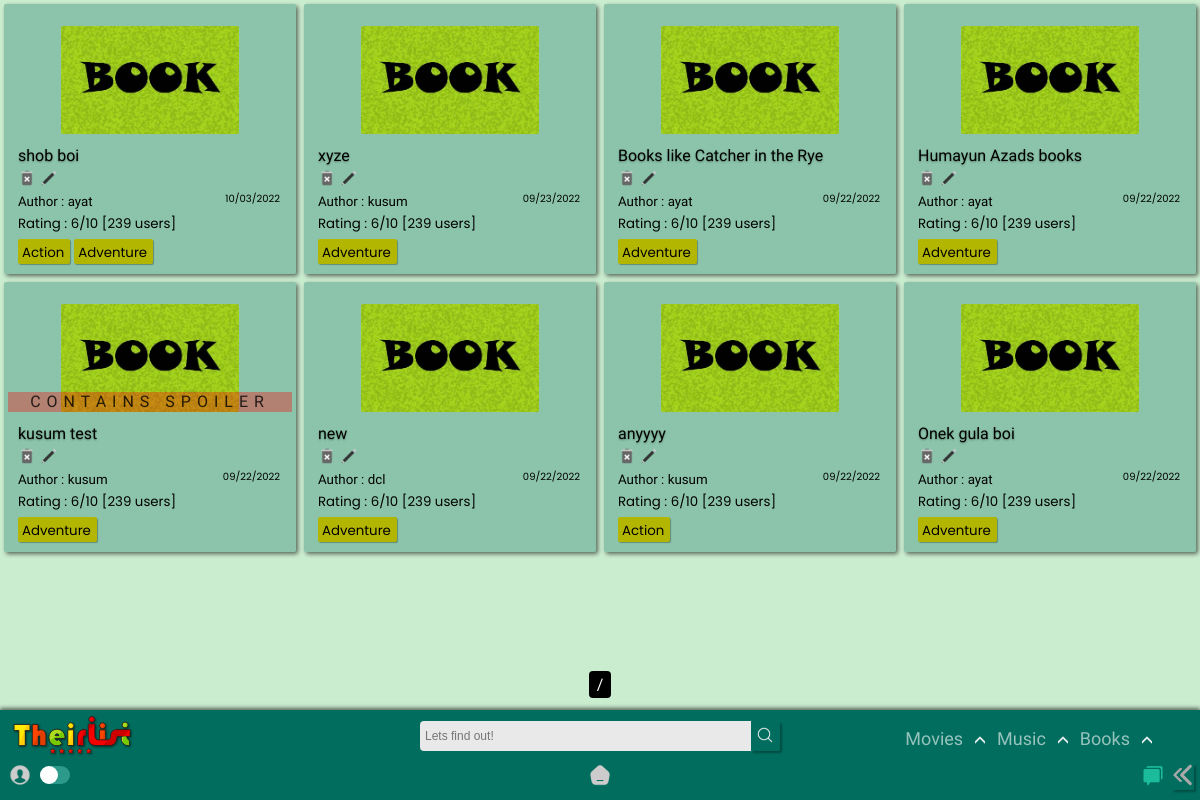
Screenshot of /home/booklist/ with the database file from the repository.
### app/models.py (models this page shows, shortened)
class BookList(models.Model):
    title = models.CharField(max_length=120)
    creator = models.ForeignKey(User,on_delete=models.SET_NULL,blank=True, null=True)
    genre = models.ManyToManyField('BookGenre')
    posted = models.DateTimeField(auto_now_add=True)
    content = RichTextField(null=True,default=' ')
    type = models.CharField(max_length=10,default="book")
    spoiler_choices = [(False, 'No'),(True, 'Yes')]
    spoiler = models.BooleanField(default=False,null=True, choices = spoiler_choices)
    slug = models.SlugField(max_length= 300,null=True, blank = True, unique=True)

class BookGenre(models.Model):
    name = models.CharField(max_length=150)
    def __str__(self):
        return self.name

### app/views.py (the view)
# urls.py: path('booklist/',TheirListBookView.as_view(),name = 'booklist'),
class TheirListBookView(ListView): #books
    model = BookList
    template_name ='app/Booklist_list.html'
    def get_queryset(self, *args, **kwargs):
        qs = super().get_queryset(*args, **kwargs)
        qs = qs.order_by("-id")
        return qs

### templates/app/booklist_list.html (shortened to what this page needs)
{% extends "index.html" %}
{% load static %}
{% block content %}
<section>
  <div class="contain-sec" id="contain-sec">
    {% for lola in object_list %}
    <div class="elements">
      <div class="thumb">
        <img src="{% static 'app/images/book-poster.jpg' %}" width="100px" />
      </div>
      {% if lola.spoiler == True %}
      <div class="spoiler"><p>CONTAINS SPOILER<p></div>
      {% endif %}
      <div class="Title">
        <a href="{{lola.slug}}/"><h4 class="tit" id="tit">{{lola.title}}</h4></a>
        {% if user.id == lola.creator.id %}
          <a href="{% url 'app:delete_book' lola.slug %}"><img src ="{% static 'app/images/delete.png' %}"></a>
          <a href="{% url 'app:update_booklist' lola.slug %}"><img src ="{% static 'app/images/edit.png' %}"></a>
        {% else %}
        <img src ="{% static 'app/images/delete-dis.png' %}">
        <img src ="{% static 'app/images/edit-dis.png' %}">
        {% endif %}
        </div>
      <div class="Author">
        <small>Author : {{lola.creator.username}}<span>{{lola.posted|date:"SHORT_DATE_FORMAT"}}</span></small>
      </div>
      <div class="rating"><small>Rating : 6/10 [239 users]</small></div>
        {% for tag in lola.genre.all %}
        <div class="Genre">
          <a href="{% url 'app:book' query=tag %}">
            <small>{{ tag }}</small>
          </a>
        </div>
          {% empty %}
          No tags!
        {% endfor %}
    </div>
    {% endfor %}
  </div>
  <div class="pagination_pages">
    <span class="step-links">
        <span class="current">
        {{ page_obj.number }} / {{ page_obj.paginator.num_pages }}
        </span>
    </span>
  </div>
</section>
{% endblock content %}

### static/app/css/desk.css (style rules this page uses)
:root { --rd: #D10000; --white: rgb(233, 233, 233); --rd2: #9DAAF2; --dark: #1d1d1d; --teal: rgb(0, 109, 94); }
* { -webkit-tap-highlight-color: transparent; margin: 0; padding: 0; box-sizing: border-box; }
body { -webkit-tap-highlight-color: transparent; background-color: #CAECCF; text-decoration: none; height: 100vh; display: flex; flex-direction: column; font-family: 'Raleway', sans-serif; }
.Title img { height: 18px!important; }
.Genre small { padding: 0 0; margin-right: 2px; }

### static/app/css/content_css.css (style rules this page uses)
section { position: relative; z-index: 0; }
.contain-sec { padding-top: 0px; display: grid; width: 100%; color: black; grid-template-rows: repeat(auto-fit, minmax(100px, 1fr)); grid-template-columns: repeat(auto-fit, minmax(250px, 1fr)); position: relative; margin-bottom: 100px; }
.elements { padding: 10px 14px; width: auto; cursor: pointer; background-color: rgba(0, 109, 94, 0.315); margin: 4px; border-radius: 2px; position: relative; box-shadow: 2px 2px 4px #00000090; transition: all 250ms ease-in-out; }
.thumb { display: grid; justify-content: center; }
.thumb img { height: 108px; width: auto; border-radius: 2px; margin: 12px; }
.tit { font-size: 1em; font-weight: lighter; transition: all 250ms ease-in-out; margin-bottom: 4px; text-shadow: 0px 1px 2px #0000005b; }
.Author span { position: absolute; margin-right: 16px; right: 0; cursor: pointer; font-size: 10px; font-family: 'Poppins', sans-serif; }
.rating { font-family: 'Poppins', sans-serif; }
.Genre { margin: 0px 0px; margin-top: 4px; padding: 0px 4px; border-radius: 2px; background-color: rgb(179, 182, 0); color: rgb(0, 0, 0); width: max-content; cursor: pointer; display: inline-block; box-shadow: 1px 1px 1px #0000004b; font-family: 'Poppins', sans-serif; transition: all 350ms ease-in-out; }
.pagination_pages { color: white; width: 100%; position: fixed; bottom: 106px; text-align: center; }
.step-links { width: max-content; border-radius: 4px; }
.pagination_pages a,.pagination_pages span { color: white; background-color: black; padding: 4px 4px; cursor: pointer!important; }
.spoiler { position: absolute; height: 20px; left: 4px; right: 4px; top: 110px; background-color: rgba(255, 0, 0, 0.342); text-align: center; }
.spoiler p { color: inherit; filter: opacity(0.8); font-weight: lighter; letter-spacing: 6px; }

### templates/app/booklist_list.html (style rules this page uses)
.Title img { height: 14px; }

### rows the page displays
BookList: title "shob boi", creator.username "ayat", posted "10/03/2022"
BookGenre: name "Action"
BookGenre: name "Adventure"
BookList: title "xyze", creator.username "kusum", posted "09/23/2022"
BookList: title "Books like Catcher in the Rye", creator.username "ayat", posted "09/22/2022"
BookList: title "Humayun Azads books", creator.username "ayat", posted "09/22/2022"
BookList: spoiler "CONTAINS SPOILER", title "kusum test", creator.username "kusum", posted "09/22/2022"
BookList: title "new", creator.username "dcl", posted "09/22/2022"
BookList: title "anyyyy", creator.username "kusum", posted "09/22/2022"
BookList: title "Onek gula boi", creator.username "ayat", posted "09/22/2022"
